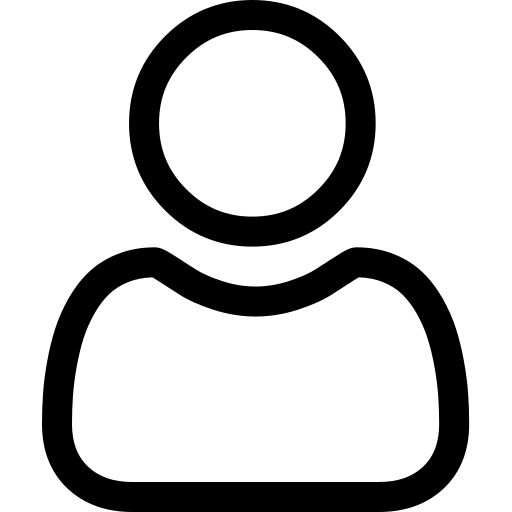
#> input picture assets/user.png, 512 x 512 px, found by its file name; its folder holds 8 pictures in this run
$ python -i cpanel.py   (imports and definitions only)
#> lines starting #> are read from the running program, lines starting #| are printed output that depends on the picture
from passgen import startPassGen
from tkinter import *
from tkinter import ttk
import webbrowser
from PIL import ImageTk,Image

assetpath='C:\\Users\\skili\\Documents\\GitHub\\Pass-Man\\assets\\'


#class to create indie entries
class UserEntry:
    def __init__(self,master):
        self.master=master
        self.frame=Frame(self.master,bg="white")
        self.frame.pack(padx=10,pady=10)
        self.v=IntVar()
        self.v.set(0)
        self.checkb=ttk.Checkbutton(self.frame,text="",variable=self.v)
        self.checkb.pack(side=LEFT,padx=3)
        self.starb=Button(self.frame,image=starion,bg="white",bd=0)
        self.starb.pack(side=LEFT,padx=3)
        self.titlel=Label(self.frame,text="title1")
        self.titlel.pack(side=LEFT,padx=40)
        self.copyb=Button(self.frame,image=copyi,bg="white",bd=0)
        self.copyb.pack(side=RIGHT,padx=3)
        self.delb=Button(self.frame,image=deli,bg="white",bd=0)
        self.delb.pack(side=RIGHT,padx=3)
        self.editb=Button(self.frame,image=editi,bg="white",bd=0)
        self.editb.pack(side=RIGHT,padx=3)


def exitCpanel():
    root.destroy()


#function to move the main window with the cursor drag
def get_pos(event):
    xwin = root.winfo_x()
    ywin = root.winfo_y()
    startx = event.x_root
    starty = event.y_root
    ywin = ywin - starty
    xwin = xwin - startx

    def move_window(event):
        root.geometry("800x600" + '+{0}+{1}'.format(event.x_root + xwin, event.y_root + ywin))
    startx = event.x_root
    starty = event.y_root

    rtoppanef.bind('<B1-Motion>', move_window)


#main cpanel gui
def startCpanelGui():

    global root
    root=Tk()
    root.title("  Password Manager")
    root.geometry("800x600")
    # root.resizable(0,0)
    root.configure(bg="white")
    root.iconphoto(True,PhotoImage(file=assetpath+'padlock.png'))
    root.tk.call('tk', 'scaling', 1.6)

    # root.overrideredirect(1)
    # root.attributes('-topmost',1)

    style=ttk.Style()
    style.configure("TLabel",background="white")
    style.configure("TCheckbutton",background="white")

    #left pane
    leftpanef=Frame(root,background="#1E1E1E")
    # leftpanef.config(bg="#1E1E1E")
    leftpanef.pack(side=LEFT,fill=Y)
    useri=ImageTk.PhotoImage(Image.open(assetpath+"user.png").resize((40,40)))
    Label(leftpanef,image=useri,bg="#1E1E1E").pack(padx=20,pady=(20,20))

    #right pane
    rightpanef=Frame(root,bg='green')
    rightpanef.pack(fill=X)
    global rtoppanef
    rtoppanef=Frame(rightpanef,bg="#333333")
    rtoppanef.pack(fill=X,side=TOP)
    rtoppanef.bind('<Button-1>', get_pos)
    Button(rtoppanef,text="x",command=exitCpanel).pack(side=RIGHT,padx=0,pady=0,ipadx=0,ipady=0)
    Label(rtoppanef,text="Pass Man",font=('helvetica',18,'bold'),bg="#333333",fg="white").pack()
    Label(rtoppanef,text="The password manager",bg="#333333",fg="white").pack(pady=(0,10))


    #details main frame
    rbottomf=Frame(rightpanef)
    rbottomf.pack(fill=BOTH)


    #entries frame
    entriesfmain=Frame(rbottomf,bg="blue")
    entriesfmain.grid(sticky=E+W+N+S)
#> (this line was passed over: tkinter is not available in this run)
    entriesf=Frame(entriesfmain,width=800,bg="red")
    entriesf.pack(side=LEFT)

    #declaring global icons for use
    global starion,starioff,deli,editi,copyi
    starion=ImageTk.PhotoImage(Image.open(assetpath+"staron.png").resize((15,15)))
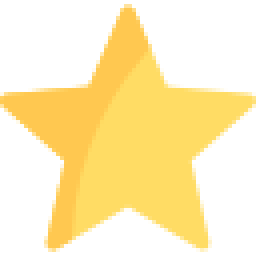
#> input picture assets/staron.png, 64 x 64 px, found by its file name (shown 4 times larger)
    starioff=ImageTk.PhotoImage(Image.open(assetpath+"staroff.png").resize((15,15)))
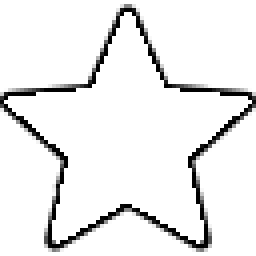
#> input picture assets/staroff.png, 64 x 64 px, found by its file name (shown 4 times larger)
#> (the run stopped early here; a loop or call above may not have finished)
